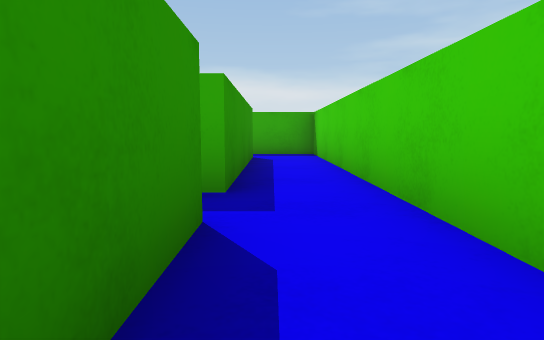
View 1 (above)

17 first-person views from a walk through a Unity game level. The camera is 0.51 m above the floor, tilts 6° down and sees 75° across. The floor is counted in squares, 1 m on a side. Each view is taken from the middle of a square. On the plan, view 1 faces up. The plan holds only what a view shows up to about 9 squares ahead; the rest is blank. The place goes on beyond the plan. The player character is not drawn. Surface patterns are stand-ins for the level's own textures.

View 2
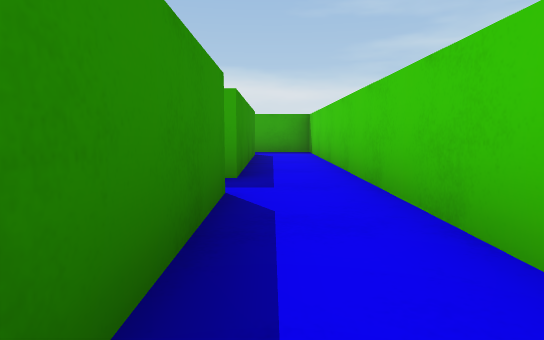

View 3
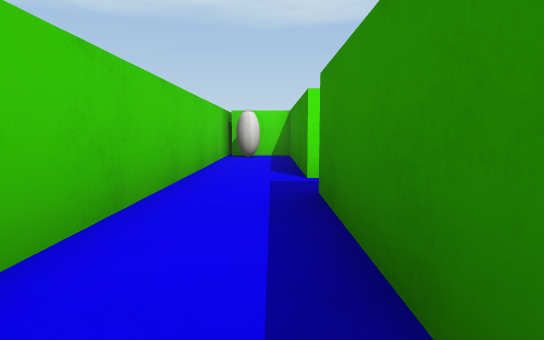

View 4
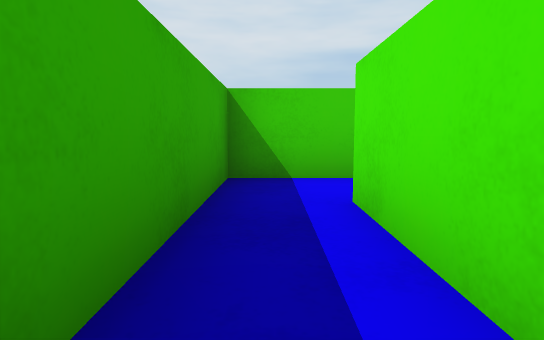

View 5
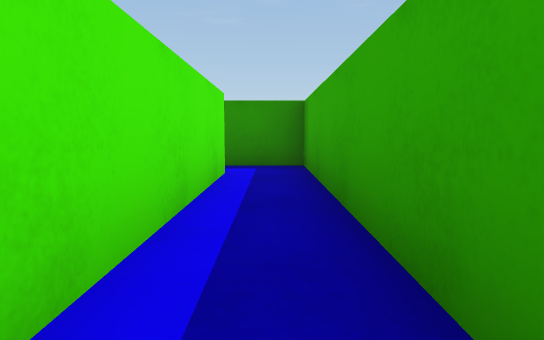

View 6
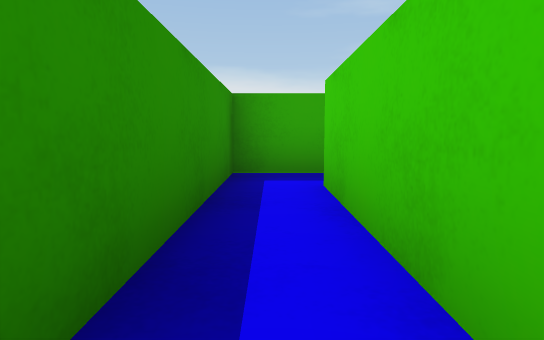

View 7
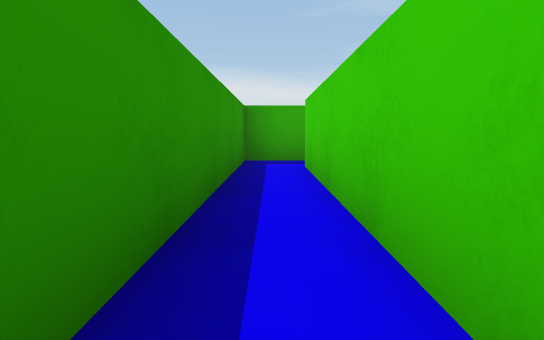

View 8
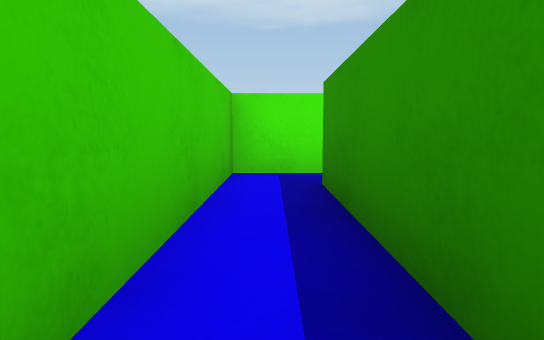

View 9
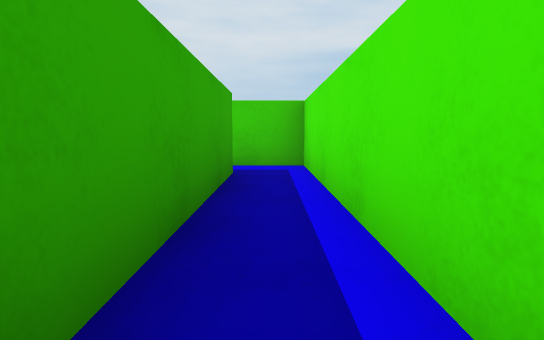

View 10
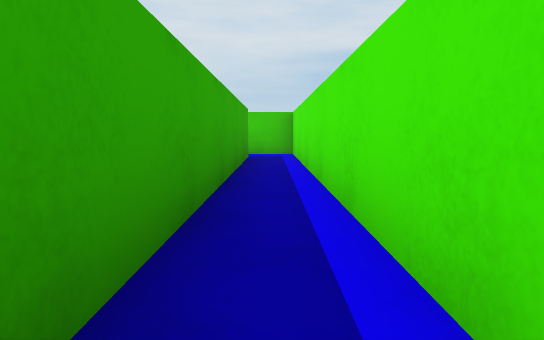

View 11
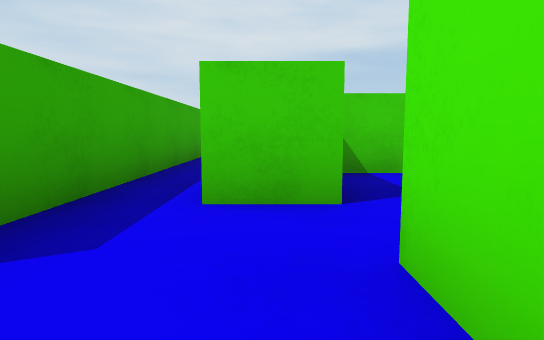

View 12
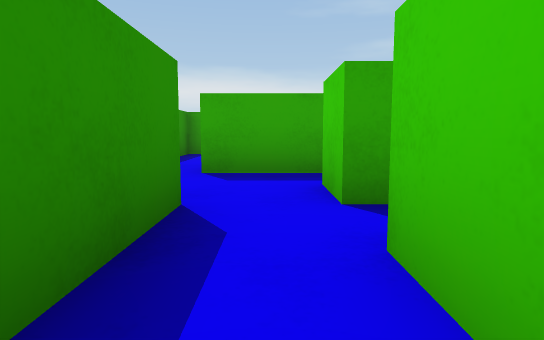

View 13
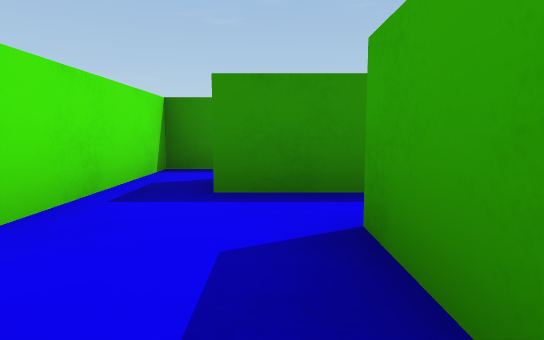

View 14
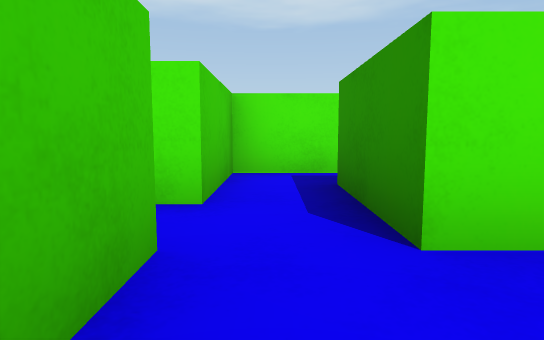

View 15
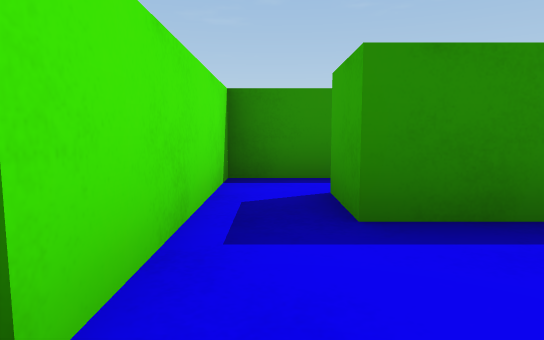

View 16
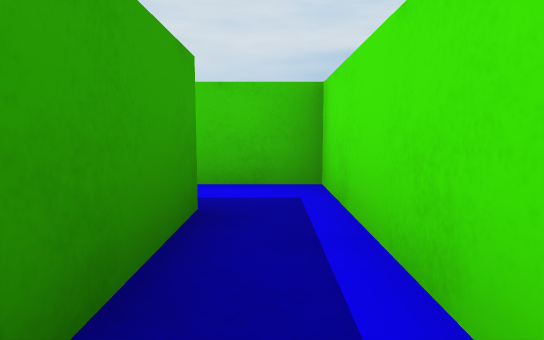

View 17
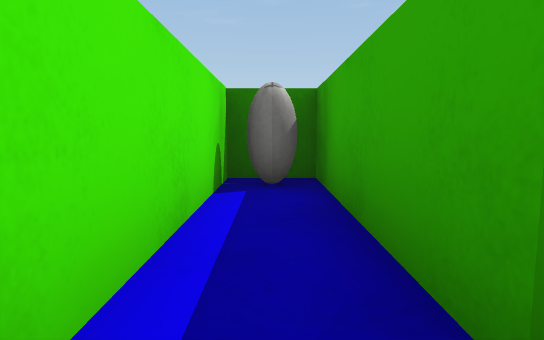

### Floor plan
Points are (right, up) in squares from view 1. A wall is a line through its corners. A room is listed if a view was taken in it or the views show most of it. See-through windows are left out.
Room 1 (views 1, 2, 3, 4, 5)
walls: (-0.4, 2) (-0.4, -2) (1, -2); (-4.5, 7.4) (-0.4, 7.4) (-0.4, 3); (1, -2.9) (1, 8.5) (-4.5, 8.5)
ways out: opening at (-5, 8) to room 2
Room 2 (views 6, 7, 8, 9, 13)
walls: (-12.5, 1.5) (-4.5, 1.5) (-4.5, 7.4); (-4.5, 8.5) (-5.5, 8.5) (-5.5, 2.5) (-12.5, 2.5)
ways out: opening at (-5, 8) to room 1; opening at (-13, 2) to room 3
Room 3 (views 10, 11, 14, 15)
walls: (-12.5, 0.4) (-12.5, 1.5); (-12.5, 2.5) (-14, 2.5); (-15, 2.9) (-15, 1.5) (-16, 1.5); (-17, 1.8) (-17, 0.5) (-13.6, 0.5) (-13.6, -0.5)
ways out: opening at (-13, 2) to room 2; opening at (-13, -1) to room 4; opening at (-12, 0) to room 5
Room 4 (views 12, 16, 17)
walls: (-13.6, -0.5) (-13.6, -1.5) (-17, -1.5) (-17, -2.5) (-12.5, -2.5) (-12.5, -0.5)
ways out: opening at (-13, -1) to room 3
Room 5 (no view inside)
walls: (-12.5, -0.5) (-12.1, -0.5); (-10.5, -0.8) (-10.5, 0.1)
ways out: opening at (-12, 0) to room 3; opening at (-11, -1.5)

Where each view was taken, in squares from view 1:
view 1: 0 up, 0 right, facing up
view 2: 1 down, 0 right, facing up
view 3: 6 up, 0 right, facing down
view 4: 8 up, 3 left, facing right
view 5: 8 up, 0 right, facing left
view 6: 4 up, 5 left, facing up
view 7: 2 up, 5 left, facing up
view 8: 6 up, 5 left, facing down
view 9: 2 up, 10 left, facing right
view 10: 2 up, 13 left, facing right
view 11: 1 up, 15 left, facing right
view 12: 2 down, 13 left, facing up
view 13: 2 up, 12 left, facing left
view 14: 2 up, 13 left, facing down
view 15: 1 up, 13 left, facing left
view 16: 2 down, 16 left, facing right
view 17: 2 down, 13 left, facing left
